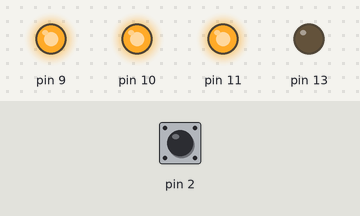
Simulated run of this sketch. Board: Arduino Uno, built with avr-gcc and run on an emulated ATmega328P. Shown: output pins drawn as LEDs (lit = HIGH). The inputs (shaded band) are chosen by the test bench; at power-on: pin 2 HIGH.

Above: at 1.2 s.
1.3 s: pin 2 pulsed LOW 5 times (0.12 s each, 0.3 s apart)
Timing chart, 0 to 4.3 s (numbered marks = the images above; inputs shaded):
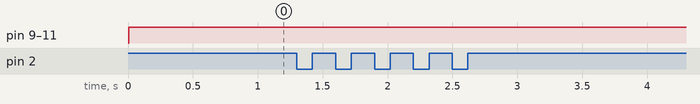

The sketch:

hypnofan.ino
```cpp
// setter noen globale variabler
// unsigned sier at vi ikke trenger et negativt tall
// long er en datatype (32 bit integer(heltall), så 0 til 4,294,967,295)

unsigned long ticktime = 0;
unsigned long currentMicros = 0;
unsigned long shift = 0;

// int er integer, en integer er et heltall, (på en arduino er en integer -32,768 til 32,767  med andre ord, 16 bit totalt, 1 bit brukes til å si om tallet er positivt eller negativt, og 15 bit brukes til å beskrive tallet)
int fanColor = 0;
int fanCount = 0;

// denne kjøres bare 1 gang
void setup() {

// setter opp hva pinsene brukes til, om de skal drive noe eller bare leses ifra
// pin 2 skal være INPUT
  pinMode(2, INPUT);
// pin 13 skal være et output, den kan være enten lav eller høy
  pinMode(13, OUTPUT);
  pinMode(9, OUTPUT);
  pinMode(10, OUTPUT);
  pinMode(11, OUTPUT);

  // setter opp en interrupt (når noe skjer, uansett hva arduinoen holder på med, kjør funksjonen fantrip)
  // digitalPinToInterrupt() oversetter pin 2 til hvilken interrupt
  // fantrip er funksjonen
  // FALLING er hva den skal trigge på, nå er det når pin 2 trekkes til jord
  attachInterrupt(digitalPinToInterrupt(2), fantrip, FALLING);
// ut av løkka
}

// denne loopes til arduinoen resettes, tryner eller slåes av
void loop() {

// if(!digitalRead(2)) {
//   // if (fanColor == 0) {
//    fanCount++;
//   }

  // if (fanCount >= 2 && fanColor == 0) {

    // if-løkke, om fanCount er større eller lik 2, kjører den
  if (fanCount >= 2) {
    // if (fanColor == 0) {
      // setter variabelen ticktime til hva funksjonen micros returnerer
    ticktime = micros();
    // setter variabelen fanCount til 0
    fanCount = 0;
    // ut av if-løkka
  }

  // setter currentMicros til hva funksjonen micros returnerer
  currentMicros = micros();

 // om currentMicros minus ticktime er større eller lik 2100 så kjøres den
  if (currentMicros - ticktime >= 2100) {
    fanColor = 0;
    // ticktime = micros();
  }

 // om currentMicros minus ticktime er mindre eller lik 6000 ELLER currentMicros minus ticktime er større eller lik 2000
  if (currentMicros - ticktime <= 6000 && currentMicros - ticktime >= 2000) {
    fanColor = 1;
  }
    if (currentMicros - ticktime <= 2000 && currentMicros - ticktime >= 1500) {
    fanColor = 4;
  }
    if (currentMicros - ticktime <= 1500 && currentMicros - ticktime >= 500) {
    fanColor = 3;
  }
    if (currentMicros - ticktime <= 500 && currentMicros - ticktime >= 0) {
    fanColor = 4;
  }

// denne er litt interessant, det er som mange if-løkker, om fanColor er 1, 2 ,3 etc
  switch (fanColor) {
    // om fanColor er 0, så kjøres funksjonen showled
  case 0: showled(0,  0,  0);
  // ut av case 0
    break;
  case 1: showled(1, 0, 0);
    break;
  case 2: showled(0, 1, 0);
    break;
  case 3: showled(0, 0, 1);
    break;
  case 4: showled(1, 1, 1);
    break;
  }

}

// dette er en funksjon, den returnerer ingenting (void), den heter showled, og tar imot 3 parametere, red, green og blue, de må være en integer (helt tall)
void showled(int red, int green, int blue) {
  // skriv til pin 9, 1 (true) minus variabelen rød
  digitalWrite(9, 1 - red);

  digitalWrite(10, 1 - green);
  digitalWrite(11, 1 - blue);
  // ut av funksjonen
}

// enda en funksjon, returnerer ingenting, og heter fantrip
void fantrip() {
  // øk verdien til fanCount med 1
  fanCount++;
}
```
